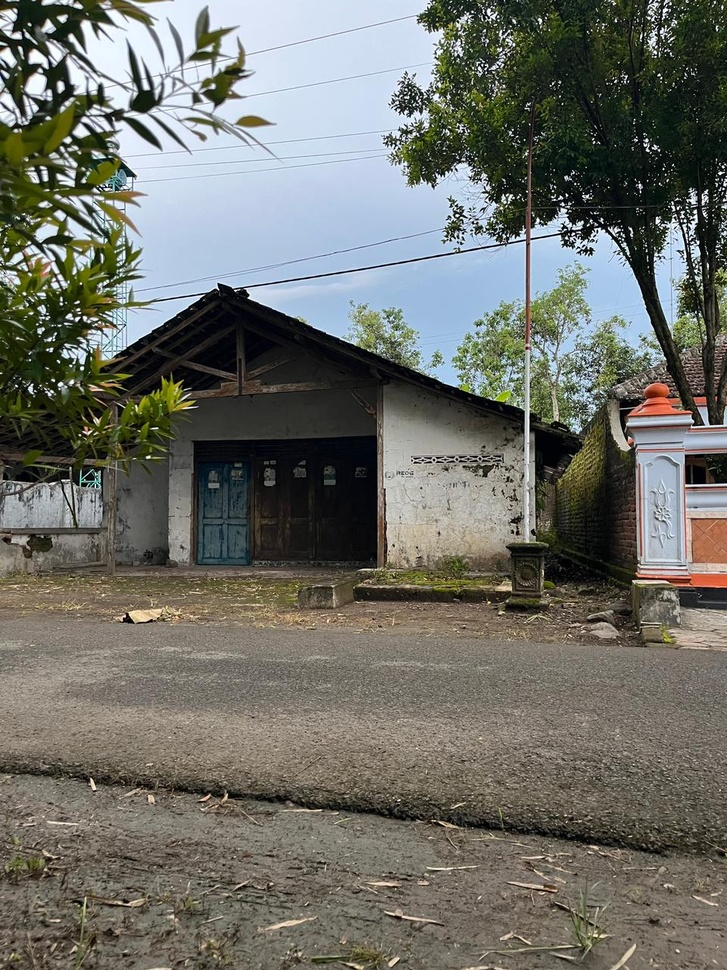
#> input picture images/gambar1.jpeg, 727 x 970 px, shrunk from 960 x 1280 before the run
$ python panoramic.py
#> lines starting #> are read from the running program, lines starting #| are printed output that depends on the picture
import cv2
import matplotlib.pyplot as plt
import numpy as np

img1 = cv2.imread('./images/gambar1.jpeg')
#> img1 is the input picture: shape (970, 727, 3); mean B, G, R 104.3, 111.5, 110.5
img2 = cv2.imread('./images/gambar2.jpeg')
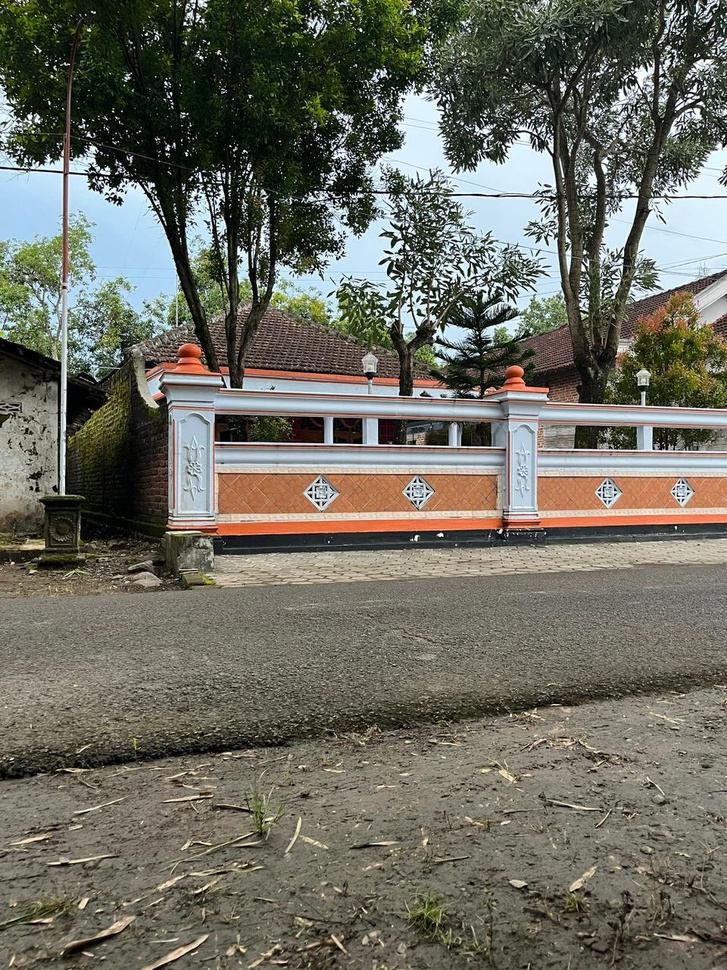
#> input picture images/gambar2.jpeg, 727 x 970 px, shrunk from 960 x 1280 before the run
#> img2 is the input picture: shape (970, 727, 3); mean B, G, R 97.4, 108.5, 108.7

img1_rgb = cv2.cvtColor(img1, cv2.COLOR_BGR2RGB)
img2_rgb = cv2.cvtColor(img2, cv2.COLOR_BGR2RGB)

gray1 = cv2.cvtColor(img1, cv2.COLOR_BGR2GRAY)
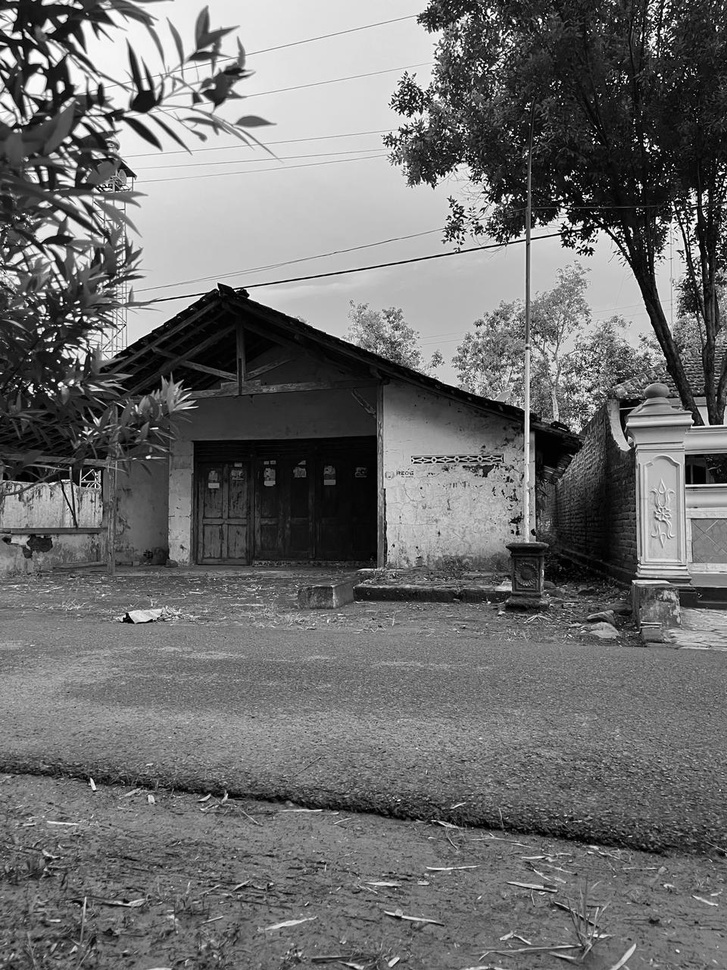
#> gray1: shape (970, 727); min 0, max 255, mean 110.4
gray2 = cv2.cvtColor(img2, cv2.COLOR_BGR2GRAY)
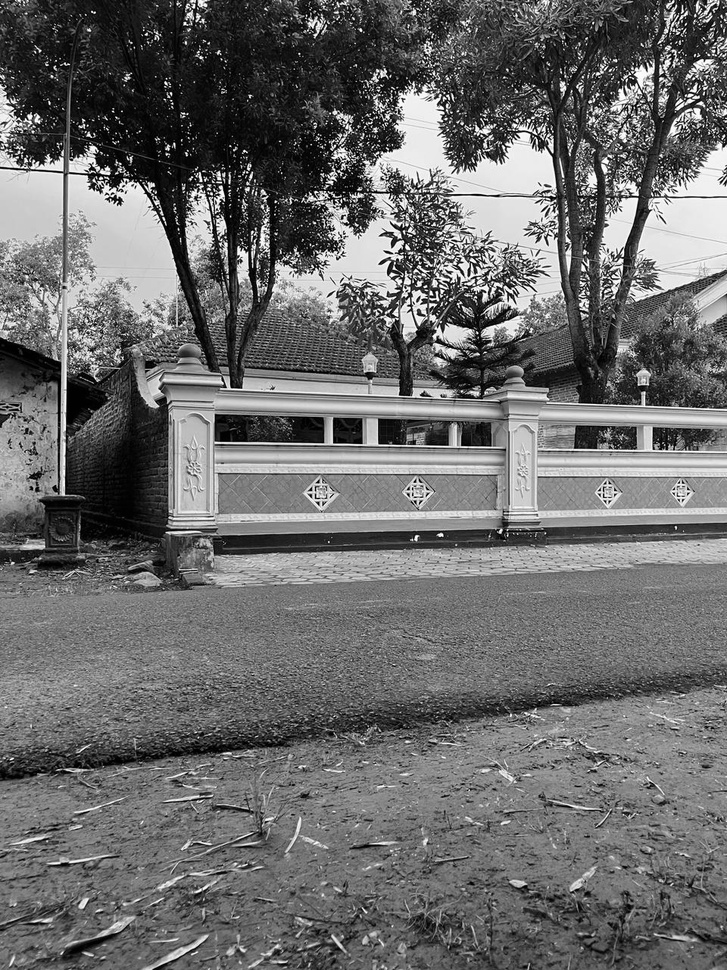
#> gray2: shape (970, 727); min 0, max 255, mean 107.3

sift = cv2.SIFT_create()

kp1, des1 = sift.detectAndCompute(gray1, None)
#> kp1 = 5627 keypoints; strongest (x, y, size): (720, 173, 2.3), (566, 238, 1.9), (82, 368, 2.6), (457, 215, 2)
kp2, des2 = sift.detectAndCompute(gray2, None)
#> kp2 = 6789 keypoints; strongest (x, y, size): (185, 23, 2.2), (361, 30, 2.1), (164, 219, 1.9), (425, 286, 1.9)

print("Keypoints img1:", len(kp1))
#| Keypoints img1: 5627
print("Keypoints img2:", len(kp2))
#| Keypoints img2: 6789

bf = cv2.BFMatcher(cv2.NORM_L2)
matches = bf.knnMatch(des1, des2, k=2)
#> matches = 5627 matches

good_matches = []
for m, n in matches:
    if m.distance < 0.75 * n.distance:
        good_matches.append(m)
#> after the loop, good_matches = 382 matches

print("Good matches:", len(good_matches))
#| Good matches: 382

pts1 = np.float32([kp1[m.queryIdx].pt for m in good_matches]).reshape(-1, 1, 2)
#> pts1 = 382 rows, first 8: [24.43, 97.17], [28.54, 483.7], [40.21, 301.7], [45.68, 6.13], [54.36, 771.8], [137.6, 96.11], [274.4, 124], [274.4, 124]
pts2 = np.float32([kp2[m.trainIdx].pt for m in good_matches]).reshape(-1, 1, 2)
#> pts2 = 382 rows, first 8: [552.2, 151.2], [552.2, 151.2], [283.4, 175.1], [546.3, 386.5], [196, 749.9], [484, 327.1], [381, 235], [381, 235]

H, _ = cv2.findHomography(pts1, pts2, cv2.RANSAC, 5.0)
#> H = [[2.88, 1.18, -2073.8], [0.957, 2.62, -701.3], [0.00206, 0.000648, 1]]

h1, w1 = img1.shape[:2]
#> h1 = 970; w1 = 727
h2, w2 = img2.shape[:2]
#> h2 = 970; w2 = 727

corners_img1 = np.float32([
    [0, 0],
    [w1, 0],
    [w1, h1],
    [0, h1]
]).reshape(-1, 1, 2)
#> corners_img1 = [[0, 0], [727, 0], [727, 970], [0, 970]]

corners_img2 = np.float32([
    [0, 0],
    [w2, 0],
    [w2, h2],
    [0, h2]
]).reshape(-1, 1, 2)
#> corners_img2 = [[0, 0], [727, 0], [727, 970], [0, 970]]

warped_corners_img1 = cv2.perspectiveTransform(corners_img1, H)
#> warped_corners_img1 = [[-2073.8, -701.3], [7.07, -2.28], [372.2, 811.9], [-569.4, 1132.6]]

all_corners = np.concatenate((warped_corners_img1, corners_img2), axis=0)
#> all_corners = [[-2073.8, -701.3], [7.07, -2.28], [372.2, 811.9], [-569.4, 1132.6], [0, 0], [727, 0], [727, 970], [0, 970]]

x_min, y_min = np.int32(all_corners.min(axis=0).ravel())
#> x_min = -2073; y_min = -701
x_max, y_max = np.int32(all_corners.max(axis=0).ravel())
#> x_max = 727; y_max = 1132

panorama_width  = x_max - x_min
#> panorama_width = 2800
panorama_height = y_max - y_min
#> panorama_height = 1833

translation = np.array([
    [1, 0, -x_min],
    [0, 1, -y_min],
    [0, 0, 1]
])
#> translation = [[1, 0, 2073], [0, 1, 701], [0, 0, 1]]

panorama = cv2.warpPerspective(
    img1,
    translation @ H,
    (panorama_width, panorama_height)
)
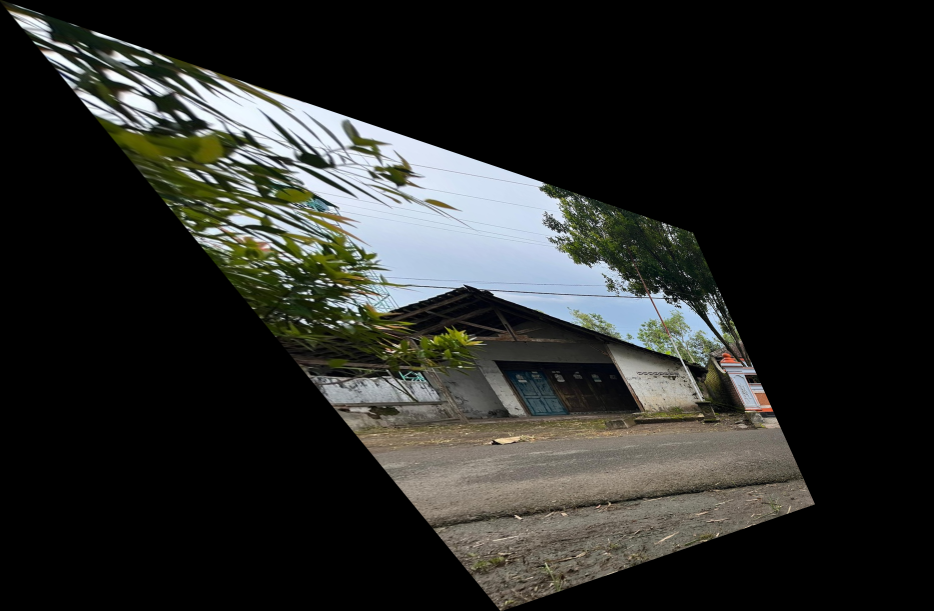
#> panorama: shape (1833, 2800, 3) (shown at 1/3 size); mean B, G, R 39, 41.8, 40.7

panorama[-y_min:h2 - y_min, -x_min:w2 - x_min] = img2
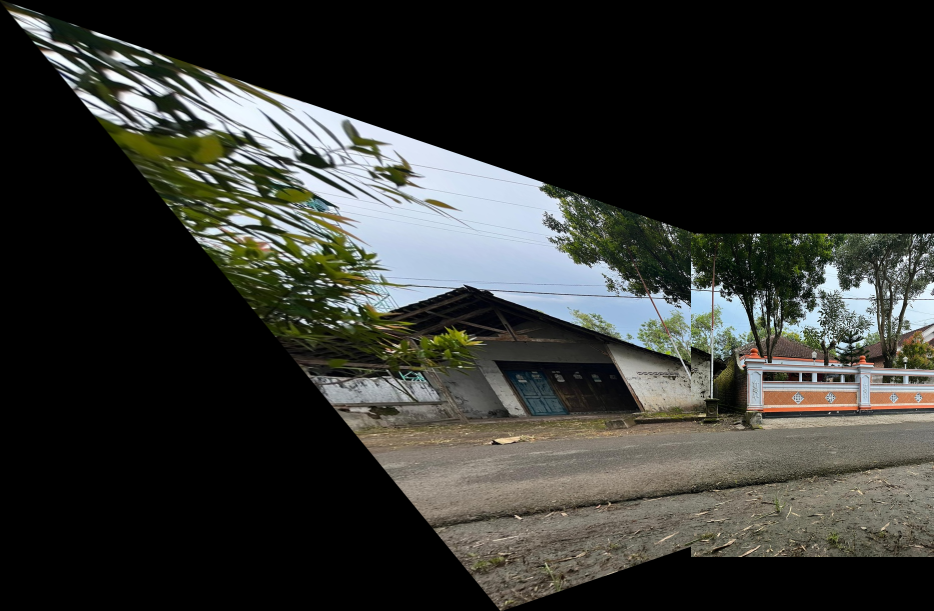
#> panorama: shape (1833, 2800, 3) (shown at 1/3 size); mean B, G, R 49.3, 53.3, 52.1

panorama_rgb = cv2.cvtColor(panorama, cv2.COLOR_BGR2RGB)

matches_vis = cv2.drawMatches(
    img1_rgb, kp1,
    img2_rgb, kp2,
    good_matches[:100],   # batasi agar tidak terlalu padat
    None,
    flags=cv2.DrawMatchesFlags_NOT_DRAW_SINGLE_POINTS
)
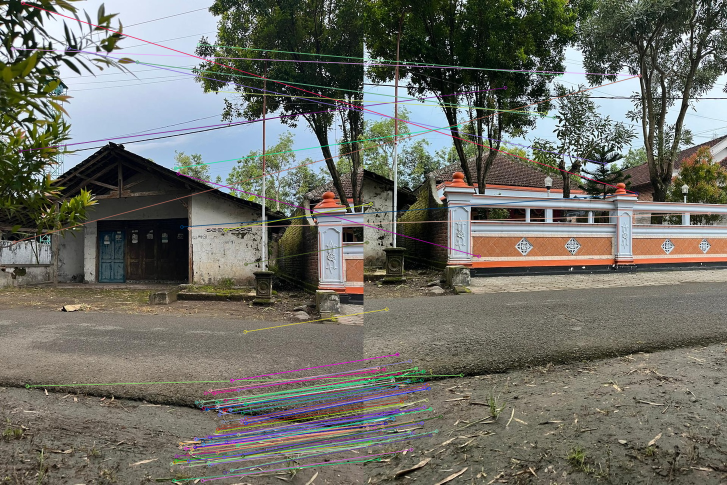
#> matches_vis: shape (970, 1454, 3) (shown at 1/2 size); mean R, G, B 110.9, 110.9, 102.8

plt.figure(figsize=(18, 12))

plt.subplot(3, 2, 1)
plt.imshow(img1_rgb)
plt.title("Before: Image 1 (jalan1.jpg)")
plt.axis('off')

plt.subplot(3, 2, 2)
plt.imshow(img2_rgb)
plt.title("Before: Image 2 (jalan2.jpg)")
plt.axis('off')


plt.subplot(3, 2, (3, 4))
plt.imshow(matches_vis)
plt.title("SIFT Feature Matches (Stitches)")
plt.axis('off')

plt.subplot(3, 2, (5, 6))
plt.imshow(panorama_rgb)
plt.title("After: Panorama (Expanded Canvas)")
plt.axis('off')

plt.tight_layout()
plt.show()
